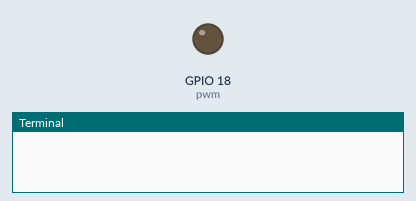
Simulated run of this program. Board: Raspberry Pi (BCM pin numbers). Parts: output pins drawn as LEDs (lit = HIGH), the last lines printed to the terminal.

Above: at 0.05 s.
At 3.05 s:
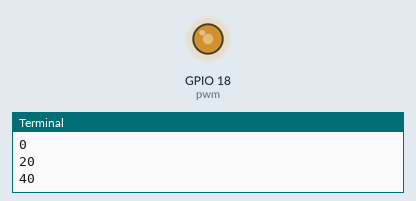
At 4.5 s:
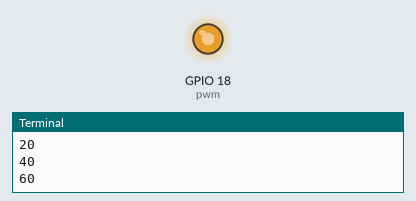
At 9.5 s:
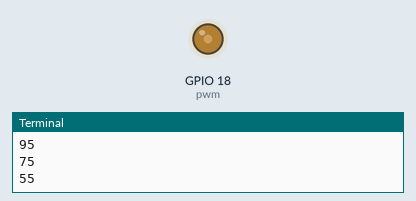
Timing chart, 0 to 14.3 s (numbered marks = the images above):
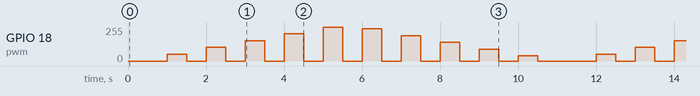

The program:

ej3_intensidad_parpadeo.py
```python
import RPi.GPIO as GPIO
import time

GPIO.setmode(GPIO.BCM)
GPIO.setwarnings(False)
GPIO.setup(18,GPIO.OUT)
pwm= GPIO.PWM(18,100)
pwm.start(0)
potencia = 0

try:
    while True:
        for potencia in range(0,101,20):
            pwm.ChangeDutyCycle(potencia)
            time.sleep(0.5)
            pwm.ChangeDutyCycle(0)
            time.sleep(0.5)
            print(potencia)

        for potencia in range(95,0,-20):
            pwm.ChangeDutyCycle(potencia)
            time.sleep(0.5)
            pwm.ChangeDutyCycle(0)
            time.sleep(0.5)
            print(potencia)
except KeyboardInterrupt:
    print("Programa parado")

pwm.stop()
```
